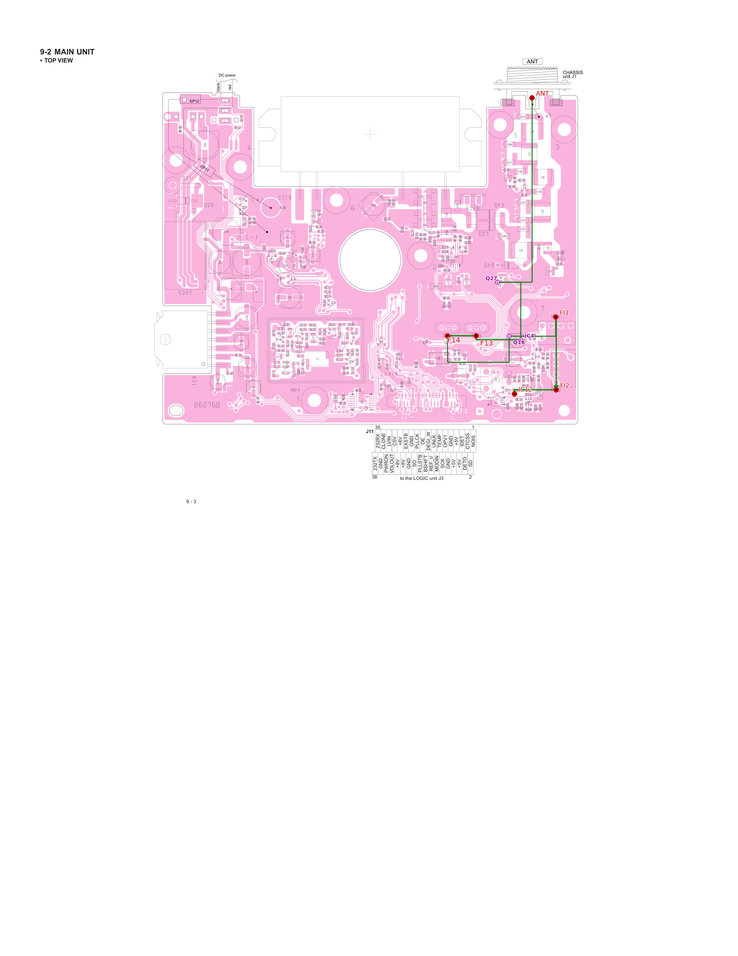
#> input picture projects/icom2200h/annot/rx_flow_top_v15.png, 738 x 956 px, shrunk from 5100 x 6600 before the run
$ python wire_lum_detect.py --img ../../projects/icom2200h/annot/rx_flow_top_v15.png --out out.png
#> lines starting #> are read from the running program, lines starting #| are printed output that depends on the picture; after the words box and inside, x2 and y2 are one past the last pixel; in counts of white or black regions, pixels touching at a corner belong together
#> in main, img is the input picture: shape (956, 738, 3); mean B, G, R 249.7, 245.2, 252.9
#!/usr/bin/env python3
"""tools/sch-true-finding/wire_lum_detect.py — wirelum 走线检测 (亮度保走线法)

purpose: 用**亮度保走线**检测信号走线: 标注内 亮度最低的暗芯 = 被彩线覆盖的
        走线 (绿标注与走线色调融合, 按亮度更暗判走线). 处理 RX(绿)/TX(土黄)/
        common(青)/voltage(品红) 四色. **方法 = wirelum (wire luminance)**.
        注意: 本工具检测走线 (非 de-annotate); 输出保留走线芯.
format: Python 3 + OpenCV
version: 1.0 (2026-09-18)

算法:
  1. 每色掩膜: 色相带 + 通道关系 (实测校准, 见 COLOR_SPEC)
  2. 亮度保走线: 标注内 亮度<--wire-lum 的暗像素 = 走线 (保留, 染回走线色
     或 --keep-color 保留原色); 亮度>=阈值的亮像素 = 标注 (置白)
  3. 其余置白

实测 (IC-2200H rxtx 600dpi 色相带):
  green RX    h45-90  223k px  BGR(82,158,13)
  cyan common h90-120  8.8k px BGR(220,163,16)
  土黄 TX     h0-25   58.5k px BGR(34,135,232) (橙红/琥珀)
  品红 (可选) h150-180 164k px BGR(128,52,181)

用法:
  python3 wire_lum_detect.py --img sch.png --out deannot.png
    [--wire-lum 120] [--keep-color]

消费方: sch_wirenet (去标注后 net 网表), 原理图纯净底图.
"""

import argparse
import json
import sys

import cv2
import numpy as np

# 三色标注 (色相带 + 通道关系, 2026-09-18 实测)
COLOR_SPEC = {
    "green": {"h": (45, 90), "ops": [("g", ">", 120), ("r", "<", 110), ("b", "<", 110)]},
    "cyan":  {"h": (90, 120), "ops": [("b", ">", 150), ("g", ">", 120), ("r", "<", 60)]},
    "tuHuang": {"h": (0, 25), "ops": [("r", ">", 180), ("g", ">", 40), ("b", "<", 80)]},
    "magenta": {"h": (150, 180), "ops": [("r", ">", 150), ("b", ">", 60), ("g", "<", 110)]},
}


def color_mask(img, spec):
    """色相带 + 通道关系掩膜."""
    hsv = cv2.cvtColor(img, cv2.COLOR_BGR2HSV)
    h = hsv[:, :, 0]
    b, g, r = cv2.split(img.astype(int))
    cond = (h >= spec["h"][0]) & (h <= spec["h"][1])
    for ch, op, thr in spec["ops"]:
        v = {"g": g, "r": r, "b": b}[ch]
        cond &= (v > thr) if op == ">" else (v < thr)
    return cond.astype(np.uint8)


def annotation_mask(img, colors=("green", "cyan", "tuHuang", "magenta")):
#> called with colors = ('green', 'tuHuang', 'cyan')
    total = None
    for c in colors:
        m = color_mask(img, COLOR_SPEC[c])
        total = m if total is None else (total | m)
#> this loop made 3 passes
#> pass 1, in color_mask, `b, g, r = cv2.split(img.astype(int))`:
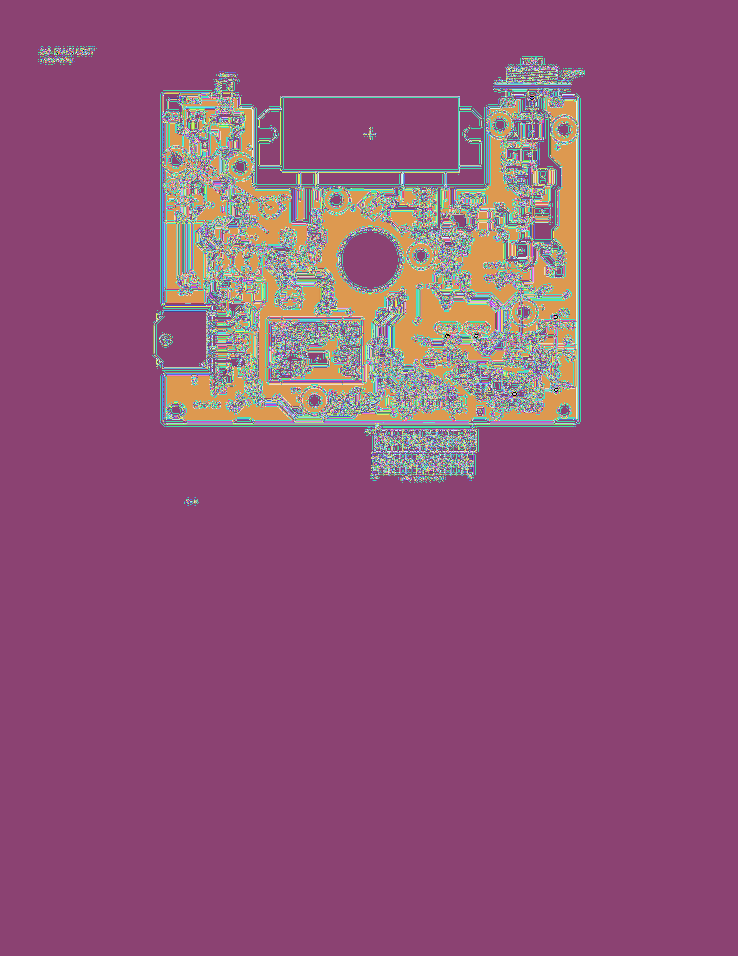
#> g: shape (956, 738) int32; 242 distinct labels, from 0 to 255; one colour per label, 0 black
#> after the loop:
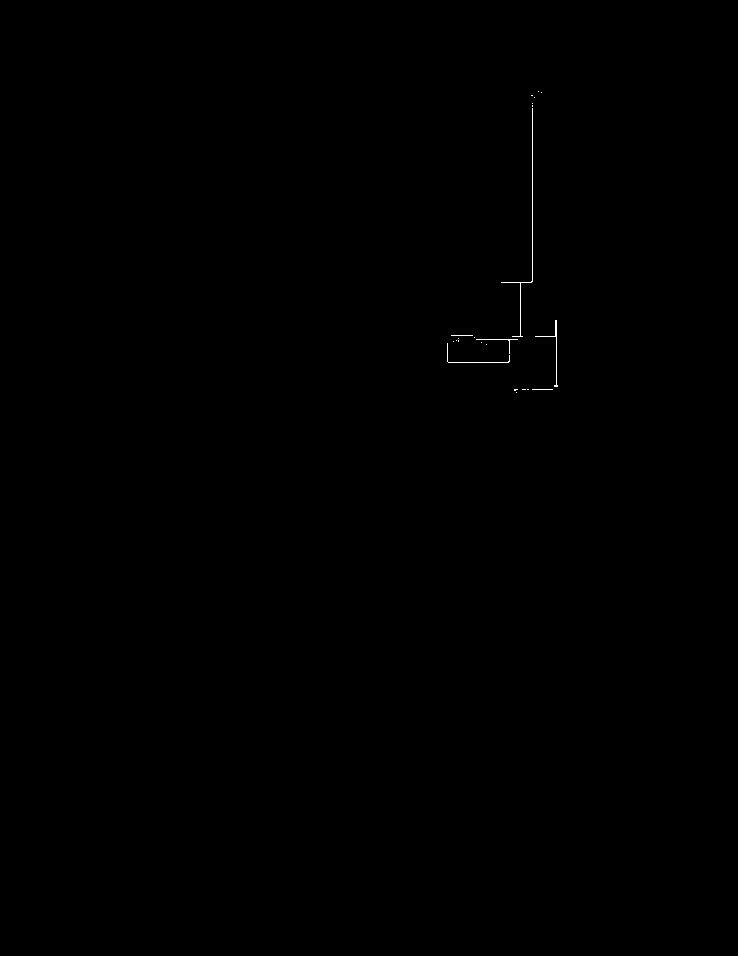
#> total: shape (956, 738); values 0 (black) and 1 (white), 0.08% white in thin lines or dots, all inside (x1, y1, x2, y2) = (447, 91, 558, 393)
#> in main, `keep = (annot > 0) & (gray < args.wire_lum)`: keep: shape (956, 738) bool; 0.05% white in thin lines or dots, all inside (x1, y1, x2, y2) = (447, 91, 558, 391)
#> in main, `remask = (annot > 0) & (~keep)`: remask: shape (956, 738) bool; 0.03% white in thin lines or dots, all inside (x1, y1, x2, y2) = (453, 97, 546, 393)
    return total.astype(np.uint8)


def wire_fill_color(img, dark_th=150):
    """估计走线色 (非彩色暗像素中位)."""
#> called with dark_th = 150
    gray = cv2.cvtColor(img, cv2.COLOR_BGR2GRAY)
    b, g, r = cv2.split(img.astype(int))
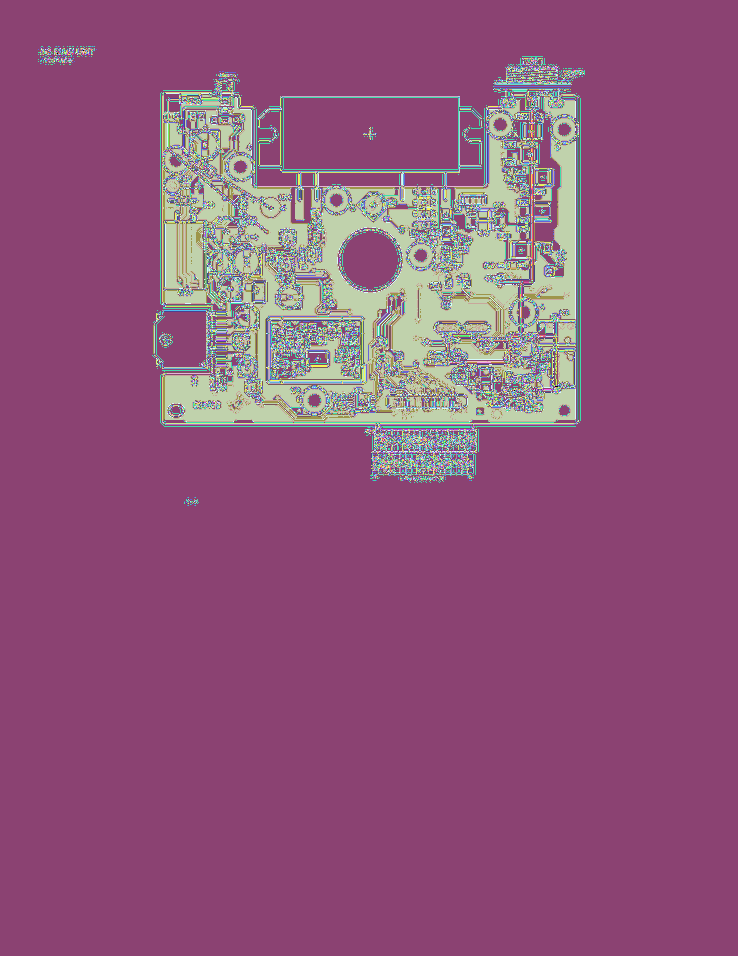
#> r: shape (956, 738) int32; 244 distinct labels, from 0 to 255; one colour per label, 0 black
    md = np.maximum.reduce([np.abs(g - r), np.abs(g - b), np.abs(r - b)])
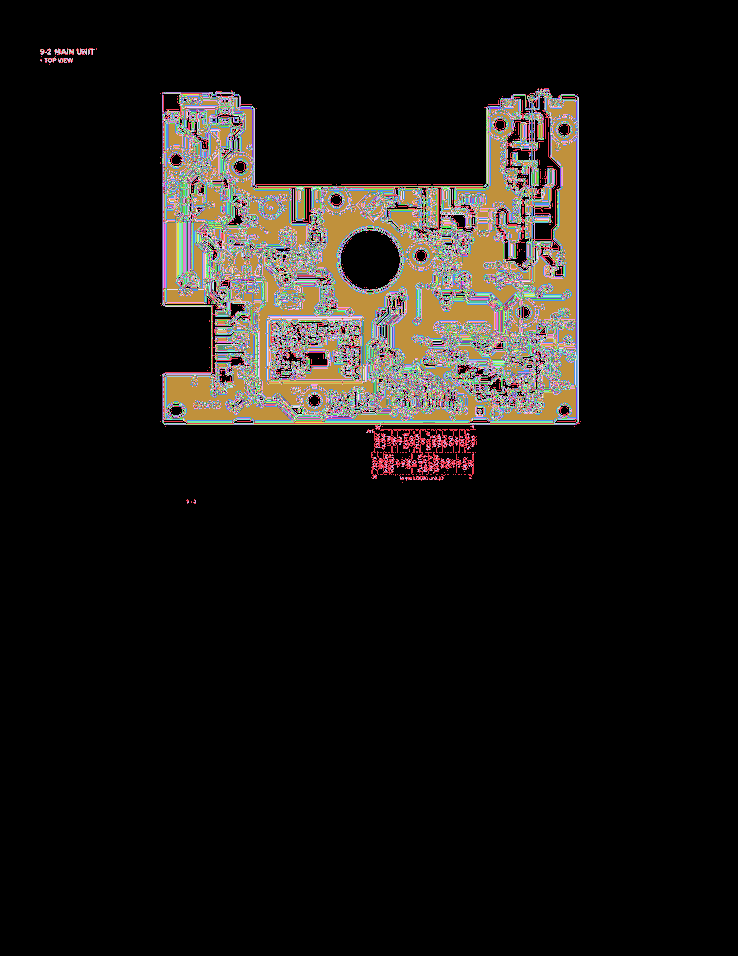
#> md: shape (956, 738) int32; 202 distinct labels, from 0 to 226; one colour per label, 0 black
    surv = (gray < dark_th) & (md <= 40)
#> surv: shape (956, 738) bool; 0.08% white in thin lines or dots, all inside (x1, y1, x2, y2) = (40, 49, 583, 502)
    px = img[surv]
#> px = 594 rows, first 8: [63, 62, 65], [55, 54, 57], [57, 56, 60], [60, 59, 62], [137, 136, 138], [27, 26, 30], [91, 90, 93], [137, 137, 139]
    if len(px):
        return np.median(px, axis=0).astype(np.uint8)
    return np.array([30, 30, 30], np.uint8)


def legend_luminance(legend_json, signals):
    """读图例数据库, 取各信号的色样本亮度 (权威阈值). 返回 {signal: lum}."""
    with open(legend_json) as f:
        d = json.load(f)
    out = {}
    for e in d.get("entries", []):
        if not (e.get("color_bgr") and e.get("label")):
            continue
        c = e["color_bgr"]
        lum = 0.299 * c[2] + 0.587 * c[1] + 0.114 * c[0]   # BGR→亮度
        for sig in signals:
            if sig in e["label"].upper():
                out[sig] = lum
    return out


def main():
    ap = argparse.ArgumentParser(description=__doc__.split("\n")[0])
    ap.add_argument("--img", required=True, help="原理图渲染图")
    ap.add_argument("--out", required=True, help="输出去标注底图")
    ap.add_argument("--legend", default=None,
                    help="图例数据库 explanatory_notes.json; 提供时用样本**准确亮度** "
                         "做每色阈值 (比全局M120/掩膜中位更准)")
    ap.add_argument("--wire-lum", type=int, default=120,
                    help="亮度阈值: 标注内 亮度<此值=走线(保留), >=此值=标注(置白); "
                         "==0 时每色自适应 (按该色亮度中位). 默认 120 (M120 全局)")
    ap.add_argument("--keep-color", action="store_true", default=True,
                    help="保留的暗芯用原彩色 (默认开)")
    ap.add_argument("--no-keep-color", dest="keep_color", action="store_false",
                    help="保留的暗芯染走线灰")
    ap.add_argument("--colors", default="green,tuHuang,cyan",
                    help="处理哪些色 (默认 green,tuHuang,cyan = RX/TX/common)")
    ap.add_argument("--fill", type=int, default=255, help="背景填充色 (255=白)")
    ap.add_argument("--dark-th", type=int, default=150, help="走线暗阈值")
    args = ap.parse_args()

    img = cv2.imread(args.img)
    if img is None:
        sys.exit(f"cannot read {args.img}")
    colors = tuple(c.strip() for c in args.colors.split(",") if c.strip())
    gray = cv2.cvtColor(img, cv2.COLOR_BGR2GRAY)

    annot = annotation_mask(img, colors)
    # 用 legend 样本准确亮度做每色阈值 (优先)
    lum_map = {}
    if args.legend:
        # colors 是 green/tuHuang/cyan → 映射到信号 RX/TX/COMMON
        sig_map = {"green": "RX", "tuHuang": "TX", "cyan": "COMMON", "magenta": "VOLTAGE"}
        lum_map = legend_luminance(args.legend, list(sig_map.values()))
    if args.wire_lum > 0 and not lum_map:
        keep = (annot > 0) & (gray < args.wire_lum)
    else:
        # 每色: 优先用 legend 亮度, 否则该色亮度中位
        keep = np.zeros_like(annot, bool)
        for c in colors:
            m = color_mask(img, COLOR_SPEC[c]) > 0
            if m.sum() == 0:
                continue
            sig = {"green": "RX", "tuHuang": "TX", "cyan": "COMMON", "magenta": "VOLTAGE"}[c]
            th = lum_map.get(sig)
            if th is None:
                th = np.median(gray[m])          # 无 legend: 该色亮度中位
            keep |= m & (gray < th)
    remask = (annot > 0) & (~keep)

    wc = wire_fill_color(img)
#> wc = [126, 133, 133]
    # wirelum DETECT 输出 = 走线检测图 (非 de-annotate):
    #   白底 + 原灰走线 + 检测到的信号走线芯 (保色或染走线灰)
    dark = gray < args.dark_th
    wire_px = (dark > 0) & (annot == 0)       # 原灰走线 (未标注覆盖)
    out = np.full_like(img, args.fill)
    out[wire_px] = img[wire_px]
    if args.keep_color:
        out[keep] = img[keep]
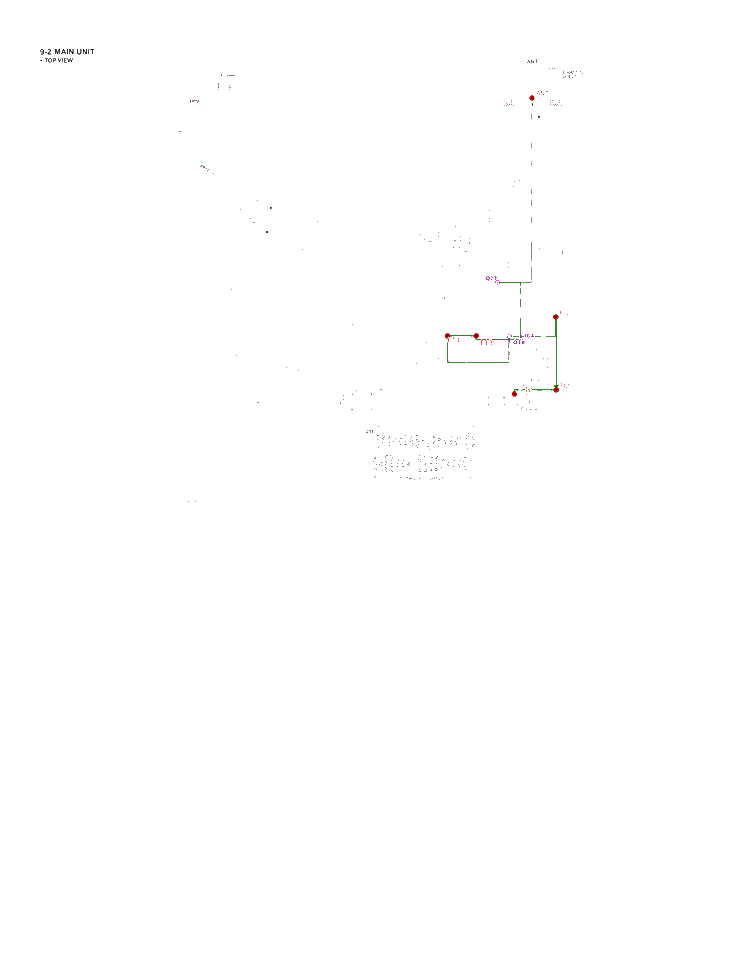
#> out: shape (956, 738, 3); mean B, G, R 254.7, 254.7, 254.7
    else:
        out[keep] = wc
    cv2.imwrite(args.out, out)

    b, g, r = cv2.split(out.astype(int))
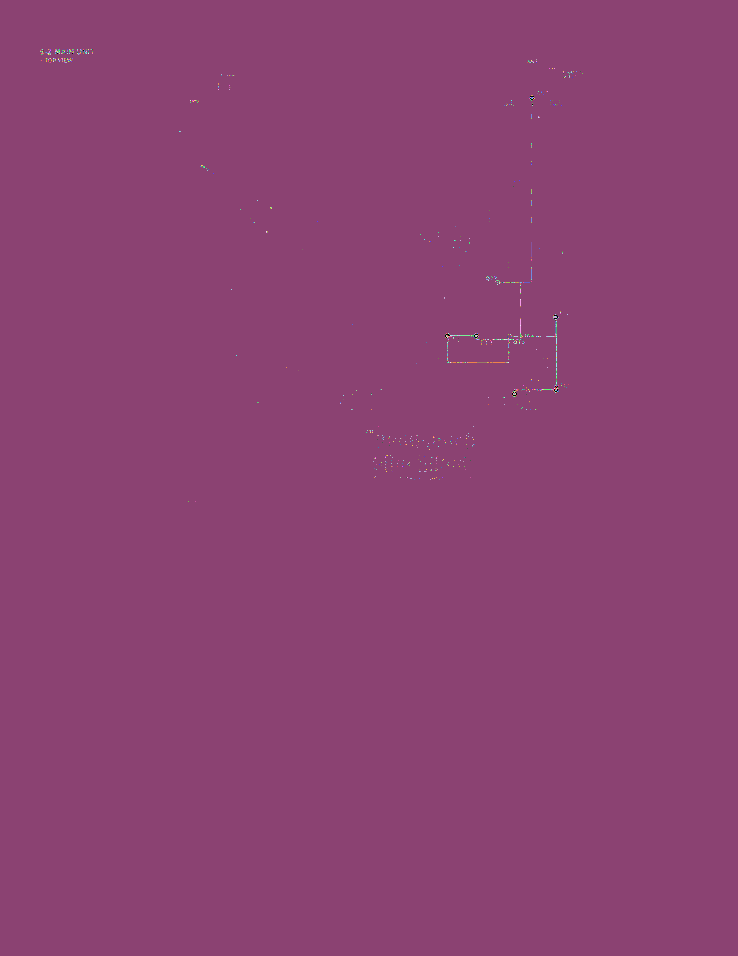
#> b: shape (956, 738) int32; 191 distinct labels, from 0 to 255; one colour per label, 0 black
#> g: shape (956, 738) int32; 152 distinct labels, from 0 to 255
#> r: shape (956, 738) int32; 218 distinct labels, from 0 to 255
    md = np.maximum.reduce([np.abs(g - r), np.abs(g - b), np.abs(r - b)])
#> md: shape (956, 738) int32; 189 distinct labels, from 0 to 226
    resid = int((md > 40).sum())
#> resid = 743
    print(f"[wire_lum_detect] colors={args.colors} wire_lum={args.wire_lum} "
          f"keep={int(keep.sum())} px, colored_resid={resid}, saved {args.out}")
#| [wire_lum_detect] colors=green,tuHuang,cyan wire_lum=120 keep=362 px, colored_resid=743, saved out.png


if __name__ == "__main__":
    main()
